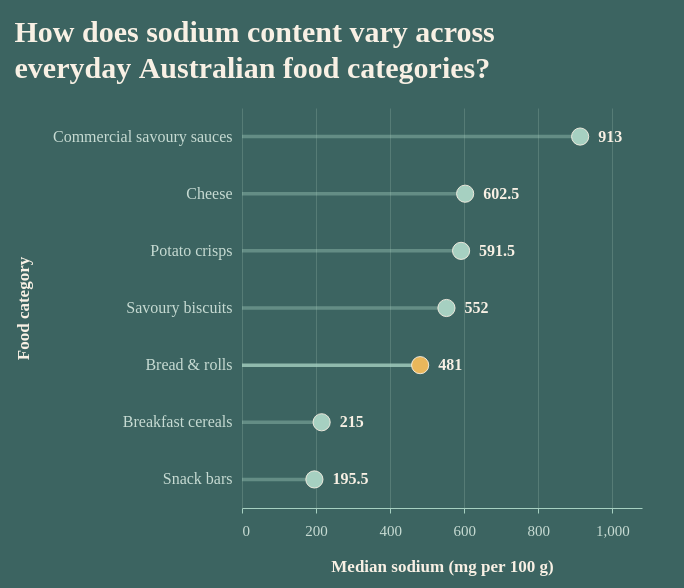

Write a Vega-Lite specification for this figure.
### Vega-Lite specification from a JSON file in a GitHub repository (floating-point values rounded to 4 significant figures)
{"$schema": "https://vega.github.io/schema/vega-lite/v5.json", "description": "Median sodium content across seven everyday Australian food categories.", "background": "#3C6461", "title": {"text": ["How does sodium content vary across", "everyday Australian food categories?"], "anchor": "start", "font": "Bricolage Grotesque", "fontSize": 30, "fontWeight": "bold", "color": "#F8F0E4", "lineHeight": 36, "offset": 24}, "width": 400, "height": 400, "padding": {"left": 14, "right": 42, "top": 18, "bottom": 14}, "data": {"values": [{"category": "Commercial savoury sauces", "median": 913, "value_label": "913", "n": 35, "min": 50, "max": 8255, "lower_quartile": 482, "upper_quartile": 1602, "highest_food": "Sauce, fish, commercial"}, {"category": "Cheese", "median": 602.5, "value_label": "602.5", "n": 56, "min": 24, "max": 1440, "lower_quartile": 338.5, "upper_quartile": 881.2, "highest_food": "Cheese spread, cream cheese, reduced fat"}, {"category": "Potato crisps", "median": 591.5, "value_label": "591.5", "n": 8, "min": 43, "max": 970, "lower_quartile": 553.2, "upper_quartile": 727, "highest_food": "Potato crisps or chips, salt & vinegar flavoured"}, {"category": "Savoury biscuits", "median": 552, "value_label": "552", "n": 34, "min": 41, "max": 1053, "lower_quartile": 376, "upper_quartile": 765, "highest_food": "Biscuit, savoury, wheat, stick, salted"}, {"category": "Bread & rolls", "median": 481, "value_label": "481", "n": 73, "min": 169, "max": 971, "lower_quartile": 401.5, "upper_quartile": 558.5, "highest_food": "Bread, croutons"}, {"category": "Breakfast cereals", "median": 215, "value_label": "215", "n": 87, "min": 1, "max": 658, "lower_quartile": 32, "upper_quartile": 355, "highest_food": "Breakfast cereal, rice, puffed or popped, added vitamins B2, B3, B6 & folate, Fe & Zn"}, {"category": "Snack bars", "median": 195.5, "value_label": "195.5", "n": 28, "min": 23, "max": 593, "lower_quartile": 75.5, "upper_quartile": 267.8, "highest_food": "Bar, meal replacement, added vitamins & minerals"}]}, "encoding": {"x": {"field": "median", "type": "quantitative", "scale": {"domain": [0, 1080], "nice": false, "zero": true}, "axis": {"title": "Median sodium (mg per 100 g)", "values": [0, 200, 400, 600, 800, 1000], "grid": true, "gridColor": "#8FB0A6", "gridOpacity": 0.32, "labelColor": "#C7DBD3", "titleColor": "#F8F0E4", "labelFont": "Bricolage Grotesque", "titleFont": "Bricolage Grotesque", "labelFontSize": 15, "titleFontSize": 17, "labelPadding": 10, "titlePadding": 20, "tickColor": "#A6D0C1", "domainColor": "#A6D0C1"}}, "y": {"field": "category", "type": "nominal", "sort": {"field": "median", "op": "max", "order": "descending"}, "axis": {"title": "Food category", "labelColor": "#C7DBD3", "titleColor": "#F8F0E4", "labelFont": "Bricolage Grotesque", "titleFont": "Bricolage Grotesque", "labelFontSize": 16, "titleFontSize": 17, "labelPadding": 10, "titlePadding": 20, "labelLimit": 300, "grid": false, "ticks": false, "domain": false}}, "tooltip": [{"field": "category", "type": "nominal", "title": "Food category"}, {"field": "n", "type": "quantitative", "title": "Profiles analysed", "format": ",.0f"}, {"field": "median", "type": "quantitative", "title": "Median sodium (mg/100g)", "format": ",.1f"}, {"field": "lower_quartile", "type": "quantitative", "title": "Lower quartile (mg/100g)", "format": ",.1f"}, {"field": "upper_quartile", "type": "quantitative", "title": "Upper quartile (mg/100g)", "format": ",.1f"}, {"field": "min", "type": "quantitative", "title": "Minimum (mg/100g)", "format": ",.0f"}, {"field": "max", "type": "quantitative", "title": "Maximum (mg/100g)", "format": ",.0f"}, {"field": "highest_food", "type": "nominal", "title": "Highest-sodium profile"}]}, "layer": [{"mark": {"type": "rule", "strokeWidth": 3.5, "color": "#A6D0C1", "opacity": 0.5}, "encoding": {"x2": {"value": 0}, "opacity": {"condition": {"test": "focus_group === 'All categories' || datum.category === focus_group", "value": 0.8}, "value": 0.38}}}, {"mark": {"type": "circle", "size": 295, "filled": true, "stroke": "#F8F0E4", "strokeWidth": 0.9}, "encoding": {"color": {"condition": {"test": "focus_group === 'All categories' || datum.category === focus_group", "value": "#E9B75B"}, "value": "#A6D0C1"}, "opacity": {"value": 1}}}, {"mark": {"type": "text", "align": "left", "baseline": "middle", "dx": 18, "font": "Bricolage Grotesque", "fontSize": 16, "fontWeight": "bold", "color": "#F8F0E4"}, "encoding": {"text": {"field": "value_label", "type": "nominal"}}}], "config": {"view": {"stroke": null}, "axis": {"labelFont": "Bricolage Grotesque", "titleFont": "Bricolage Grotesque"}, "font": "Bricolage Grotesque"}, "params": [{"name": "focus_group", "value": "Bread & rolls", "bind": {"input": "select", "name": "Highlight food group: ", "options": ["All categories", "Bread & rolls", "Commercial savoury sauces", "Cheese", "Potato crisps", "Savoury biscuits", "Breakfast cereals", "Snack bars"]}}]}
